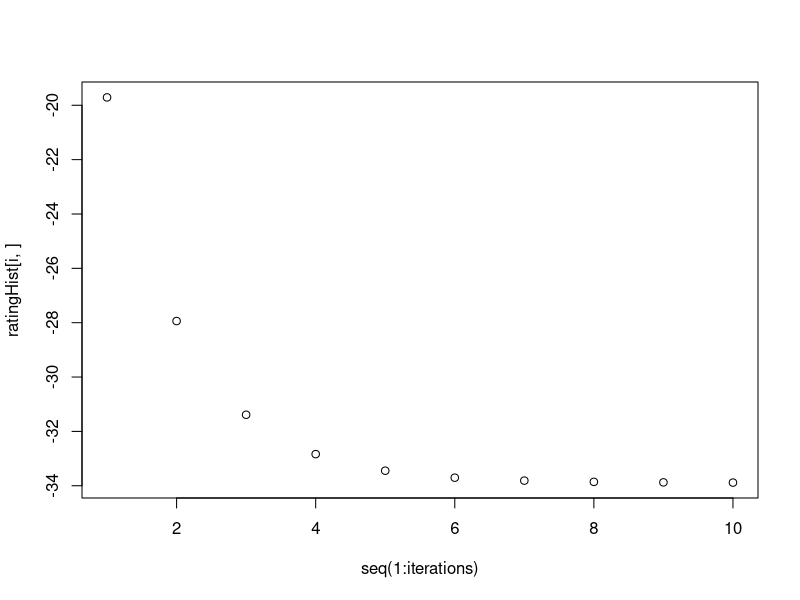
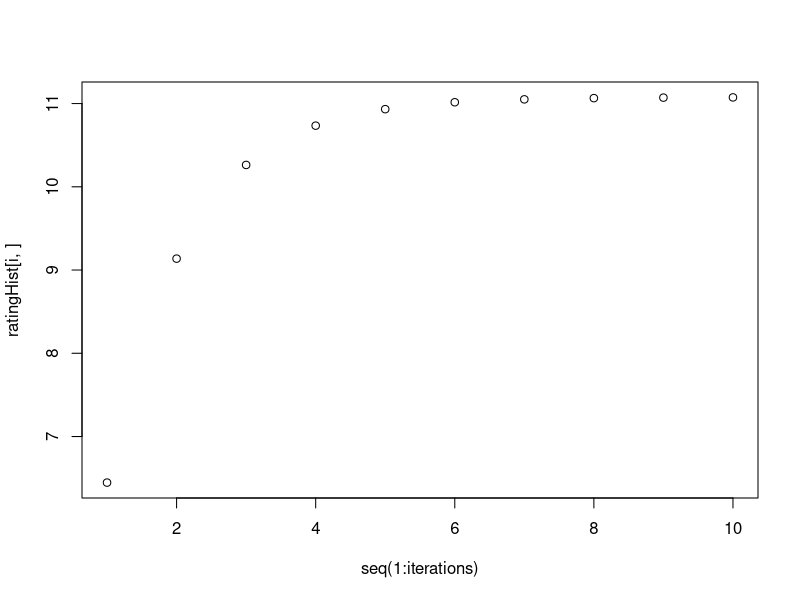
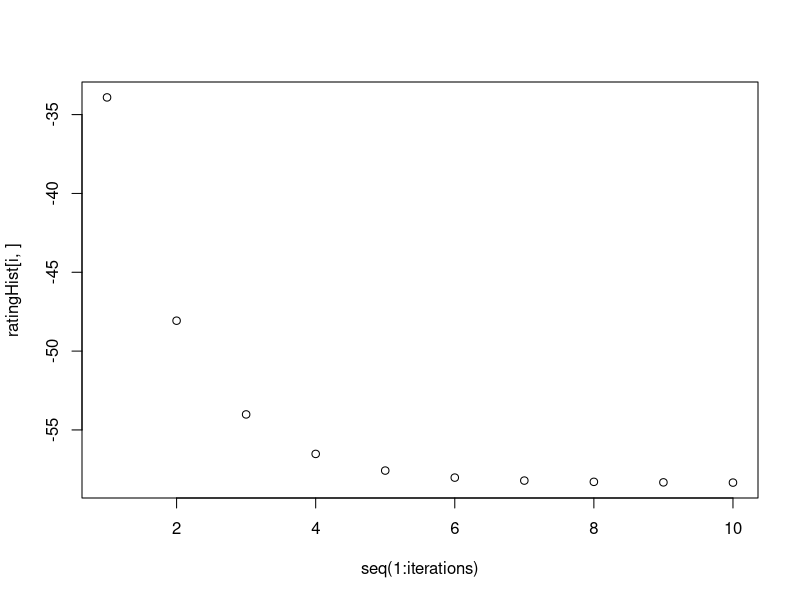
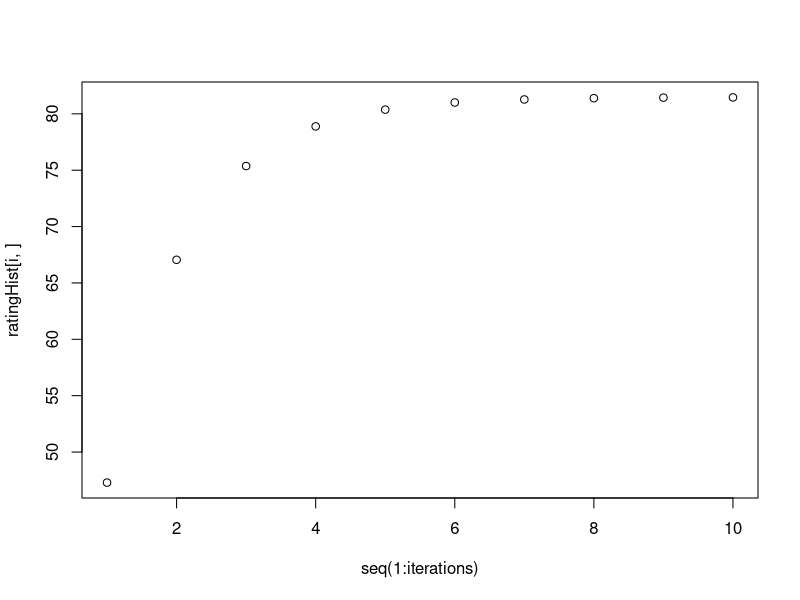
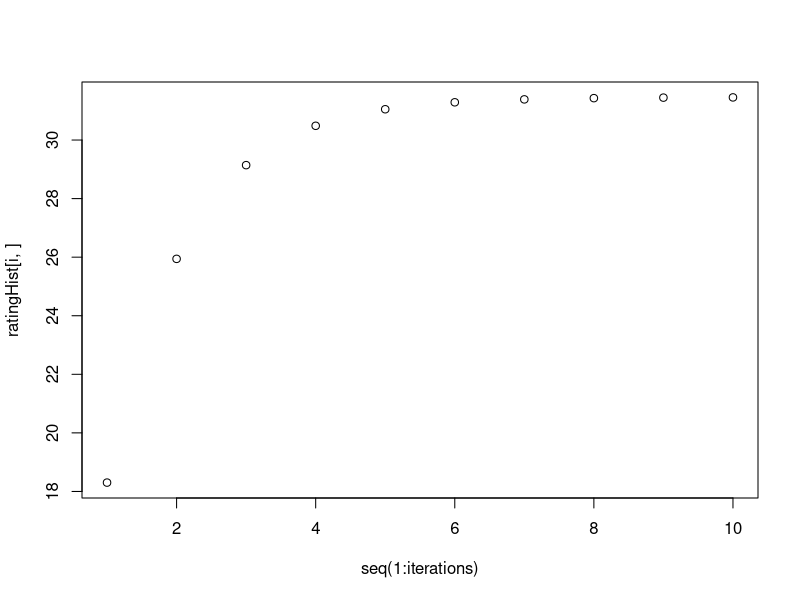
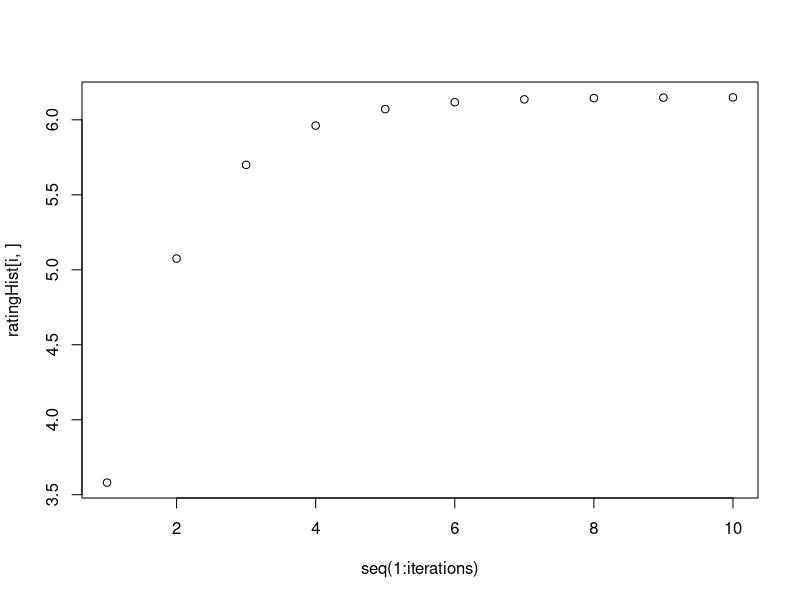
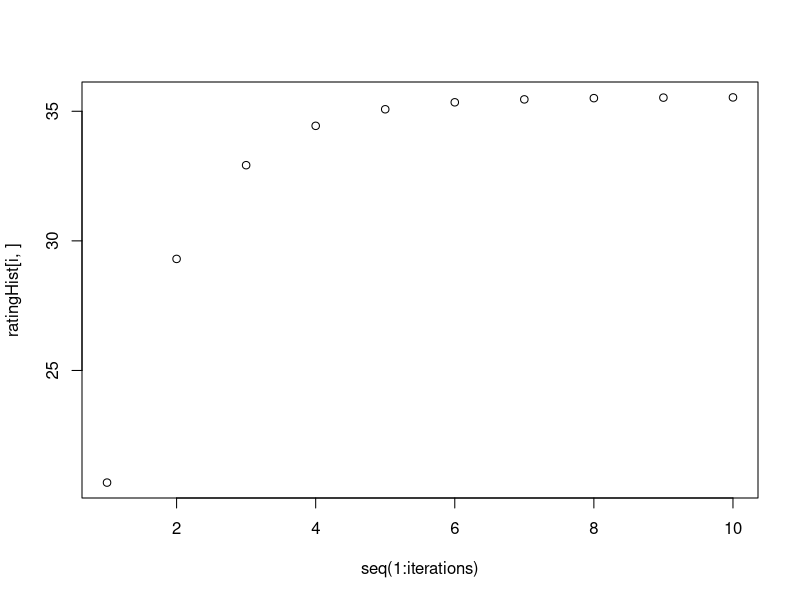
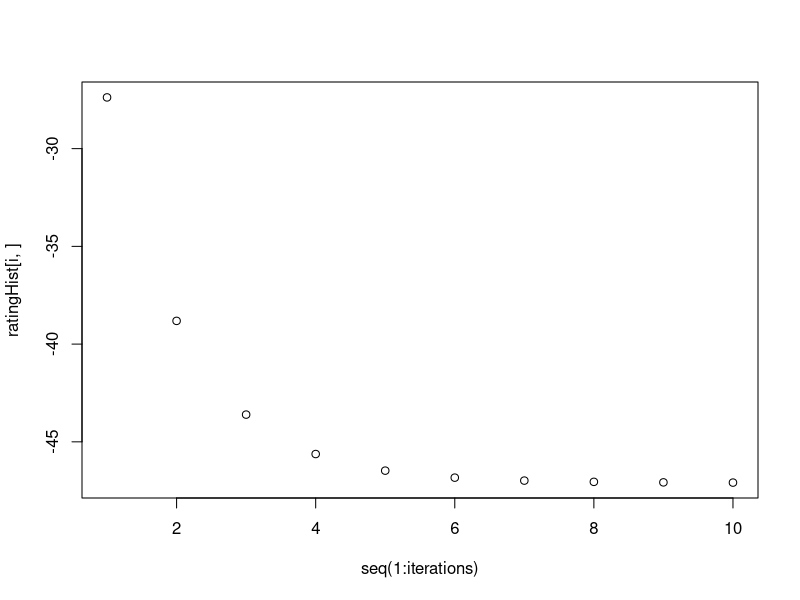

Write the R code that produced these figures, in order.
#run test with iter, standard, and combined ratings
#genome(k value, spread)
#fitness: RMSE of results

library(readr)
library(dplyr)
library(ggplot2)
library(Metrics)

#functions

# returns predicted margin of victory given x=team's probability of scoring
# an individual point
pMOV <- function(x) {
    mov <- ifelse(x>=.5,55.7*log(x+.5)/(x+.5),-55.7*log(-x+1.5)/(-x+1.5))
    return(mov)
}

# returns the probability of a team winning a game given x=team's probability
# of scoring an individual point
pWIN <- function(x,sA=0,sB=0,gameTo=15) {
    otPoint <- 2*gameTo-sA-sB-2
    i <- ((gameTo-sA):otPoint)
    pWNOT <- ifelse(otPoint>=gameTo-sA,sum(choose(i-1,gameTo-sA-1)*x^(gameTo-sA)*(1-x)^(i-gameTo+sA)),0) #prob of win without overtime
    pOT <- choose(otPoint,gameTo-sA-1)*x^(gameTo-sA-1)*(1-x)^(gameTo-sB-1) #prob of OT
    pWOT <- x^2+2*x^3*(1-x)+4*x^3*(1-x)^2
    return(pWNOT+pOT*pWOT)
}

# returns the probability of a team to score an individual point against
# an opponent given their respective ratings
expPoint <- function(rA,rB,rdA=spread,rdB=spread) {
    p <- 1/(1+exp((rB-rA)*pi/sqrt(3*(rdA^2+rdB^2))))
    return(p)
}

simGame <- function(tA,tB) {
    rA <- subset(ratingTable, team==tA)[,4]
    rB <- subset(ratingTable, team==tB)[,4]
    rdA <- subset(ratingTable, team==tA)[,5]
    rdB <- subset(ratingTable, team==tB)[,5]
    sA <- 0
    sB <- 0
    while((sA<15) & (sB<15)) {
        RA <- rlogis(1,rA,(rdA*sqrt(3))/pi)
        RB <- rlogis(1,rB,(rdB*sqrt(3))/pi)
        ifelse(RA>=RB,sA<-sA+1,sB<-sB+1)
    }
    cat("sA: ",sA,"sB: ",sB,"\n")
    return(c(sA,sB))
}

gameRating <- function(tA, tB, sA, sB) {
    #k <- 1500
    rA <- subset(ratingTable, team==tA)[,4]
    rB <- subset(ratingTable, team==tB)[,4]
    rdA <- subset(ratingTable, team==tA)[,5]
    rdB <- subset(ratingTable, team==tB)[,5]
    k <- 5/3*rdA
    rating <- ifelse((sA+1)/(sA+sB+2)>.5, k*(log((sA+1)/(sA+sB+2)+.5)+.5-expPoint(rA,rB,rdA,rdB)), k*(.5-log(-(sA+1)/(sA+sB+2)+1.5)-expPoint(rA,rB,rdA,rdB)))
    return(rating)
}

gameRatingStandard <- function(tA, tB, sA, sB) {
    k <- 30
    rA <- subset(ratingTable, team==tA)[,6]
    rB <- subset(ratingTable, team==tB)[,6]
    rdA <- subset(ratingTable, team==tA)[,5]
    rdB <- subset(ratingTable, team==tB)[,5]
    rIndexA <- subset(ratingTable, team==tA)[,7]
    rIndexB <- subset(ratingTable, team==tB)[,7]
    #k <- (rdA*sqrt(3))/pi*4.5
    ratingA <- ifelse((sA+1)/(sA+sB+2)>.5, k*(log((sA+1)/(sA+sB+2)+.5)+.5-expPoint(rA,rB,rdA,rdB)), k*(.5-log(-(sA+1)/(sA+sB+2)+1.5)-expPoint(rA,rB,rdA,rdB)))
    ratingB <- ifelse((sB+1)/(sB+sA+2)>.5, k*(log((sB+1)/(sB+sA+2)+.5)+.5-expPoint(rB,rA,rdB,rdA)), k*(.5-log(-(sB+1)/(sB+sA+2)+1.5)-expPoint(rB,rA,rdB,rdA)))
    ratingTable[which(ratingTable[,1] == tA),6] <<- rA + ratingA
    ratingTable[which(ratingTable[,1] == tB),6] <<- rB + ratingB
    ratingHistStd[which(ratingHistStd[,1] == tA),rIndexA+1] <<- rA + ratingA
    ratingHistStd[which(ratingHistStd[,1] == tB),rIndexB+1] <<- rB + ratingB
    #ratingTable[which(ratingTable[,1] == tA),5] <<- 600/rIndexA^(1/8)
    #ratingTable[which(ratingTable[,1] == tB),5] <<- 600/rIndexB^(1/8)
    ratingTable[which(ratingTable[,1] == tA),7] <<- rIndexA+1
    ratingTable[which(ratingTable[,1] == tB),7] <<- rIndexB+1
    #cat(tA, " Rating: ",rA+rating," ", tB, " Rating: ",rB-rating,"\n")
    return(ratingA)
}

calcRating <- function(games) {
    t <- games
    t$gameRatingA <- mapply(gameRating, t$teamA, t$teamB, t$scoreA, t$scoreB)
    t$gameRatingB <- mapply(gameRating, t$teamB, t$teamA, t$scoreB, t$scoreA)
    teamScores <- bind_rows(rename(select(t, teamA, gameRatingA),team=teamA, gameRating=gameRatingA),transmute(select(t, teamB, gameRatingB), team=teamB, gameRating=gameRatingB))
    avg <- (teamScores %>% group_by(team) %>% summarise(sd = sd(gameRating), avg = mean(gameRating), number = n()))
    avg$avg <- avg$avg + ratingTable$calcRating
    return(avg)
}

calcRatingStandard <- function(games) {
    t <- games
    t$gameRatingA <- mapply(gameRatingStandard, t$teamA, t$teamB, t$scoreA, t$scoreB)
}

roundRobin <- function(teams,iter=1) {
    rounds <- list()
    n <- length(teams)
    for(i in 1:((n-1)*iter)) {
        round <-
            data.frame(
                round = i,
                team1 = teams[1:(n/2)],
                team2 = rev(teams)[1:(n/2)])
        rounds[[i]] <- round
        teams <- c( teams[1], last(teams), head(teams[-1],-1))
    }
    return(bind_rows(rounds))
}

# create list of teams and give them random ratings from a normal distribution
numTeams <- 12
teams <- as.character(LETTERS[1:numTeams])
#set.seed(161)
spread <- 600 # set to 600 means that every 100 point difference in rating
              # roughly corresponds to an additional 5% chance to win a point
rlogis2 <- function(n,mean,sd) { mean+sd*scale(rlogis(n)) }
ratings <- rlogis2(numTeams,0,(spread/10*sqrt(3))/pi)
#ratings <- sort(ratings, decreasing = TRUE)
spreads <- rnorm(numTeams,spread,0)
ratingTable <- data.frame(teams,ratings,spreads,0,spread)
names(ratingTable) <- c("team", "rating", "ratingDeviation", "calcRating", "calcRatingDeviation")
ratingTable %>% mutate_if(is.factor, as.character) -> ratingTable
rr <- roundRobin(teams)
ratingHistStd <- data.frame(teams,'0'=rep(0,numTeams))
ratingHistStd %>% mutate_if(is.factor, as.character) -> ratingHistStd

scores <- list()
for(i in 1:(nrow(rr))) {
    score <- simGame(rr[i,2],rr[i,3])
    scores[[i]] <- score
    cat("scores: ",score,"\n")
}

rr <- cbind(rr,data.frame(matrix(unlist(scores), nrow=66, byrow=T),stringsAsFactors=FALSE))
names(rr) <- c("round", "teamA", "teamB", "scoreA", "scoreB")

#t <- replicate(100,sim(ratingTable),simplify = T)
#games <- data.frame(teamA=LETTERS[t[1,]],teamB=LETTERS[t[2,]],scoreA=t[3,],scoreB=t[4,])
games <- rr

ratingTable$calcRating <- 0
ratingTable$calcRatingDeviation <- spread
ratingTable$calcRatingStandard <- 0
ratingTable$rIndex <- 1

calcRatingStandard(games)


iterations <- 10

ratingHist <- data.frame('0'=rep(0,numTeams))
for(i in 1:iterations) {
    avg <- calcRating(games)
    ratingTable$calcRating <- avg$avg
    #ratingTable$calcRatingDeviation <- avg$sd*pi/sqrt(3)
    ratingHist[,i] <- ratingTable$calcRating
    print(cor(ratingTable$rating, ratingTable$calcRating, method = "pearson"))
    cat("iteration: ",i,"ratings: ",ratingTable$calcRating,"\n")
}

cat("Pearson Cor Iter: ",cor(ratingTable$rating, ratingTable$calcRating, method = "pearson"),"\n")
cat("RMSE Iter: ",rmse(ratingTable$rating, ratingTable$calcRating),"\n")
cat("MAE Iter: ",mae(ratingTable$rating, ratingTable$calcRating),"\n")
cat("Pearson Cor Std: ",cor(ratingTable$rating, ratingTable$calcRatingStandard, method = "pearson"),"\n")
cat("RMSE Standard Std: ",rmse(ratingTable$rating, ratingTable$calcRatingStandard),"\n")
cat("MAE Standard Std: ",mae(ratingTable$rating, ratingTable$calcRatingStandard),"\n")

for(i in 1:numTeams) {
    plot(seq(1:iterations),ratingHist[i,])
}

testRating <- function(A,B) {
    return((count(games, teamA==A, teamB==B, scoreA==15)[8,4]+count(games, teamA==B, teamB==A, scoreB==15)[8,4])/(count(games, teamA==A, teamB==B)[4,3]+count(games, teamA==B, teamB==A)[4,3]))
}
